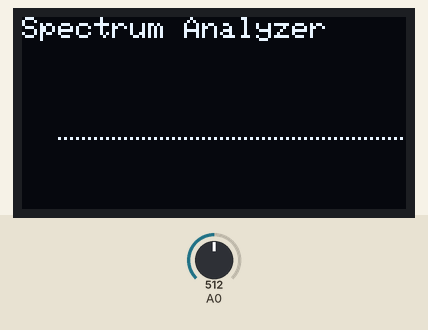
Recording of a sketch running on a simulated Arduino Uno, built with avr-gcc and run on an emulated ATmega328P. Parts: 128×64 one-colour display. The test bench sets the inputs (shaded band); at power-on: A0 = 512.

Above: at 0.3 s.

The sketch:

spectrumAnalyzerMain.ino
```cpp
#include "fix_fft.h"
#include <SPI.h>
#include <Wire.h>
#include <Adafruit_GFX.h>
#include <Adafruit_SSD1306.h>

#define OLED_RESET 4
Adafruit_SSD1306 display(OLED_RESET);

char im[128], data[128];
char x=10, ylim=40;
int i=0, val;

void setup(){
 Serial.begin(9600);
 display.begin(SSD1306_SWITCHCAPVCC,0x3C);
 display.setTextSize(0);
 display.setTextColor(WHITE);
 display.clearDisplay();
 analogReference(DEFAULT);
};

void loop()  {
 int min=1024, max=0;
 for(i=0;i<128;i++)
 {
   val=analogRead(A0);
   data[i]=val/4 - 128;
   im[i]=0;
   if(val>max)
     max=val;
   if(val<min)
     min=val;
  };
  fix_fft(data,im,7,0);

  display.clearDisplay();
  for(i=1;i<64;i++)
  {
    int dat=sqrt(data[i]*data[i]+ im[i]*im[i]);
    display.drawLine(i*2+x,ylim,i*2+x,ylim-dat,WHITE);
   };

   display.setCursor(0,0);
   display.print("Spectrum Analyzer");
   display.display();
};
```
